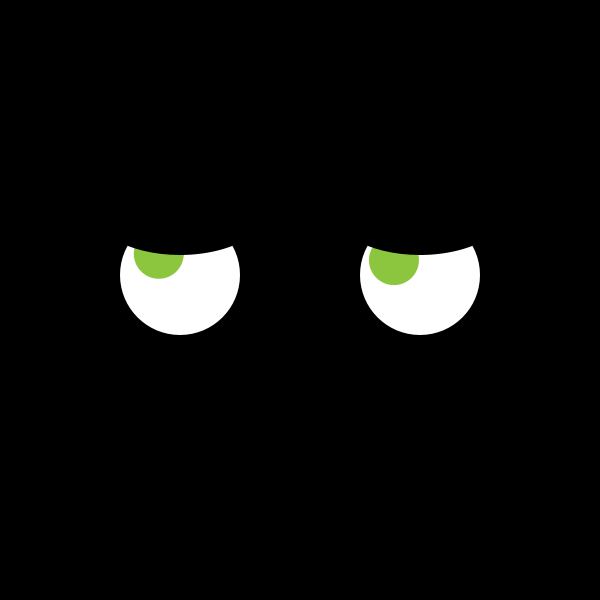
Frame 1 (no input)
Frame 60 (the mouse pressed at the canvas centre just before this capture): identical to frame 1, image omitted
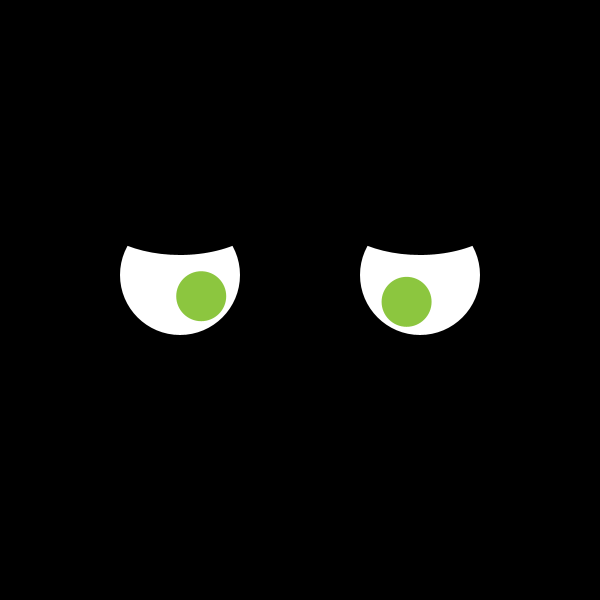
Frame 120 (the mouse held since frame 60 and released just before this capture)

The Processing sketch that drew these frames (run headless with seeded random() and noise(); from frame 60 on, the mouse is pressed at the canvas centre):

// Processing sketch: processing_13458
// ── processing_13458.pde

// Project 2 - "Lazy Eyes."
// Zach Spitulski, Oct. 10 2010
// DMA 28, Fall

// Define Colors

color green = color (140,198,63); 

// set eye DEPTH + LOCATIONS
  int depth = 30;
  
  float leftx = 180;
  float lefty = 275;
  float rightx = 420;
  float righty = 275;
  
  // Measure distance from Mouse to eye centers
  float leftd = dist(180,275, mouseX, mouseY);
  float rightd = dist(420,275, mouseX, mouseY);

void setup() {
 
 size (600,600);
 smooth(); 
}

//--------------------------Eye Whites -------------- 
void draw() {
  
  noStroke();
  fill(255);
  background(0);
  
  ellipse(180,275,120,120);
  ellipse(420,275,120,120);
 
// -----------------------Pupils (Moving) -----------------

fill(green);

//left
  leftd = constrain(leftd, -30, depth);
  float aleft = atan2(mouseY-200, mouseX-200); //atan2 calculates the angle. look it up!
  float xleft = leftx + cos(aleft) * leftd;
  float yleft = lefty + sin(aleft) * leftd;
  ellipse(xleft, yleft, 50, 50);
  
  //right
  rightd = constrain(rightd, -30, depth);
  float aright = atan2(mouseY-200, mouseX-350); //atan2 calculates the angle. look it up!
  float xright = rightx + cos(aright) * rightd;
  float yright = righty + sin(aright) * rightd;
  ellipse(xright, yright, 50, 50);

// Draw Eye Lids
 fill(0);
 
  ellipse (180,200,190,110);
  ellipse (420,200,190,110);
}
